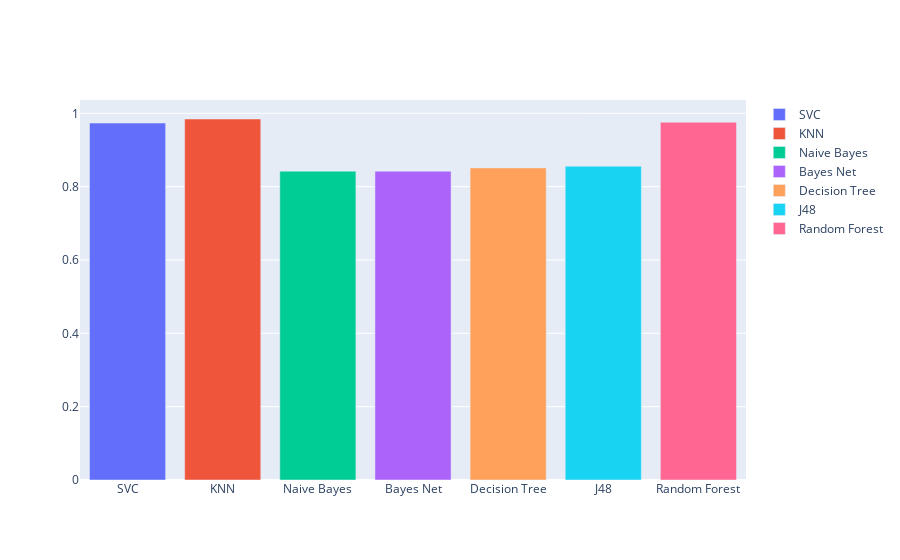

The notebook cell this image was saved under:
### Markdown cell above
## Graph results of each classifier

### Code cell
# Plotly bar chat of accuracy
import plotly.express as px
import plotly.graph_objs as go

fig = go.Figure(data=[
    go.Bar(name='SVC', x=['SVC'], y=[svc_accuracy]),
    go.Bar(name='KNN', x=['KNN'], y=[knn_accuracy]),
    go.Bar(name='Naive Bayes', x=['Naive Bayes'], y=[naive_bayes_accuracy]),
    go.Bar(name='Bayes Net', x=['Bayes Net'], y=[bnb_accuracy]),
    go.Bar(name='Decision Tree', x=['Decision Tree'], y=[dtc_accuracy]),
    go.Bar(name='J48', x=['J48'], y=[j48_accuracy]),
    go.Bar(name='Random Forest', x=['Random Forest'], y=[rfc_accuracy])
])
# Change the bar mode
fig.update_layout(barmode='group')
fig.show()

### Figure 1 — Plotly figure (JSON) as saved in the notebook; plotly's stock layout.template omitted (floating-point values rounded to 4 significant figures)
{"data": [{"name": "SVC", "type": "bar", "x": ["SVC"], "y": [0.9733]}, {"name": "KNN", "type": "bar", "x": ["KNN"], "y": [0.9844]}, {"name": "Naive Bayes", "type": "bar", "x": ["Naive Bayes"], "y": [0.8422]}, {"name": "Bayes Net", "type": "bar", "x": ["Bayes Net"], "y": [0.8422]}, {"name": "Decision Tree", "type": "bar", "x": ["Decision Tree"], "y": [0.8511]}, {"name": "J48", "type": "bar", "x": ["J48"], "y": [0.8556]}, {"name": "Random Forest", "type": "bar", "x": ["Random Forest"], "y": [0.9756]}], "layout": {"barmode": "group"}}
